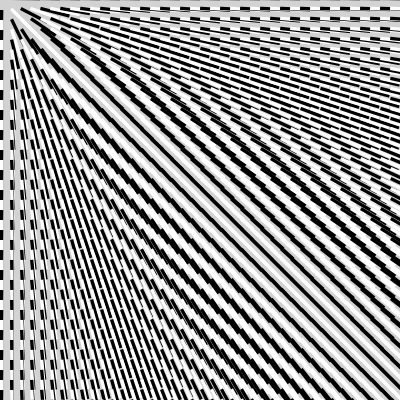
Frame 1 (no input)
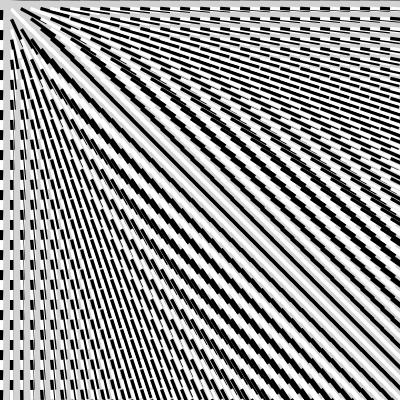
Frame 60 (the mouse pressed at the canvas centre just before this capture)
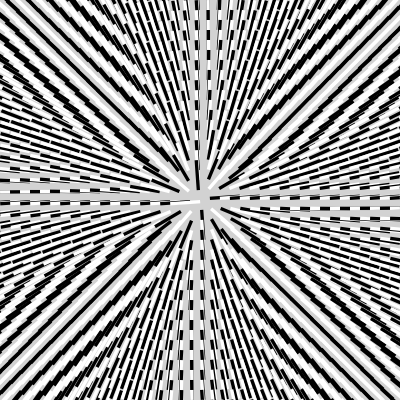
Frame 120 (the mouse held since frame 60 and released just before this capture)

The Processing sketch that drew these frames (run headless with seeded random() and noise(); from frame 60 on, the mouse is pressed at the canvas centre):

// Processing sketch: sketch_230523e_for_casilleros_alternados_variante3
// ── sketch_230523e_for_casilleros_alternados_variante3.pde
int cant; //variable para la cantidad de modulos
float mod; //variable para guardar la medida de cada modulo
void setup() {

  //tamaño de la ventana
  size(400, 400);
  cant = 40; //asigno un valor a la variable cantidad
  mod = (float)width/cant; //calculo el tamaño y lo guardo en la varible (divido el ancho de la ventana en la cantidad)
}
void draw() {
  background(210);
  for ( int a=0; a<=cant; a++ ) { //for para recorrer una dimension
    for ( int b=0; b<=cant; b++ ) { //for para recorrer otra dimension
      if ( (a+b)%2 == 0 ) { //si la suma de los indices es par
        fill(255);
      } else {
        fill( 0);
      }
      //dibuja el rectangulo
      //la ubicacion de cada cuadrado será el cálculo correspondiente
      //al indice de cada dimension (a y b)
      //el calculo es el índice por el tamaño de del modulo.

      push();
      translate(a*mod, b*mod);
      //la rotacion será el angulo hacia la coordenda del mouse:
      float ang = atan2(mouseY-b*mod, mouseX-a*mod);
      ang+= sin(frameCount*.05)*0.25;
      rotate(ang);
      noStroke();
      rect(0, 0, -mod*3, mod/3);

      pop();
    }
  }
}
